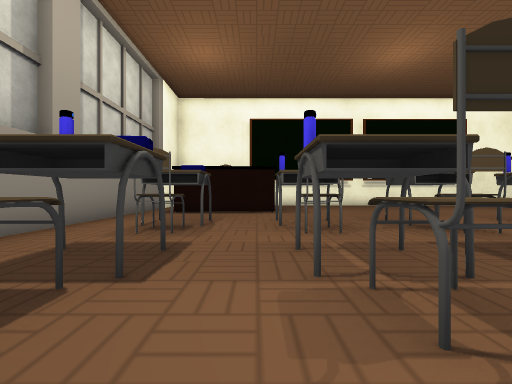
view 1 (above)

16 first-person views from a walk through a scene from a Unity 3-D project. The camera is 0.36 m above the floor, looks level and sees 90° across. The floor is counted in squares, 0.5 m on a side. Each view is taken from the middle of a square. On the plan, view 1 faces up. The plan holds only what a view shows up to about 9 squares ahead; the rest is blank. Some surface patterns are stand-ins.

view 2
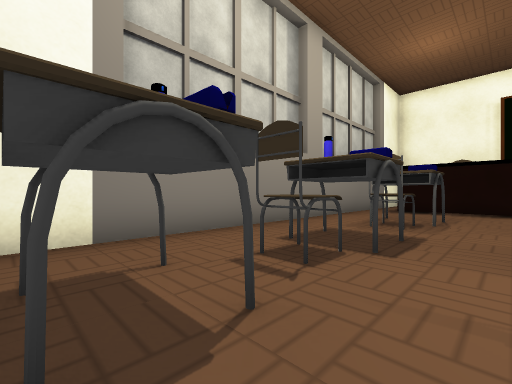

view 3
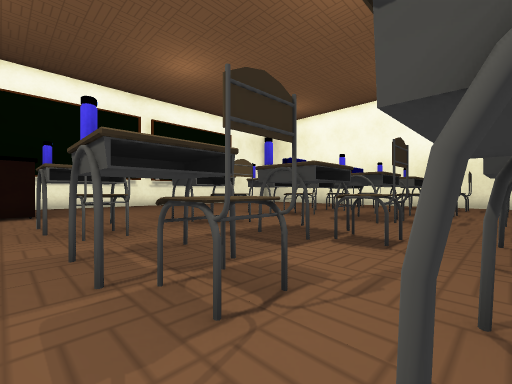

view 4
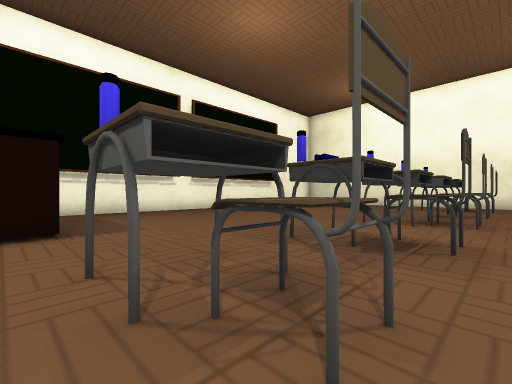

view 5
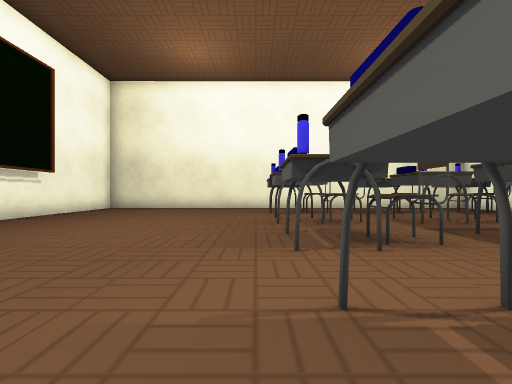

view 6
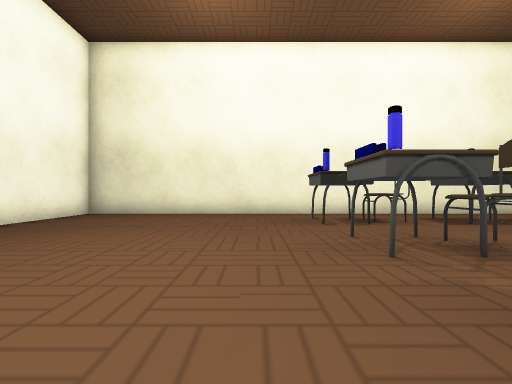

view 7
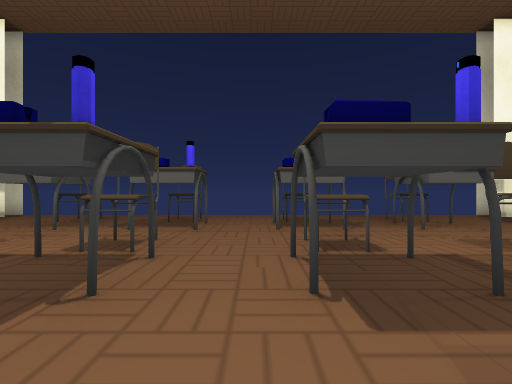

view 8
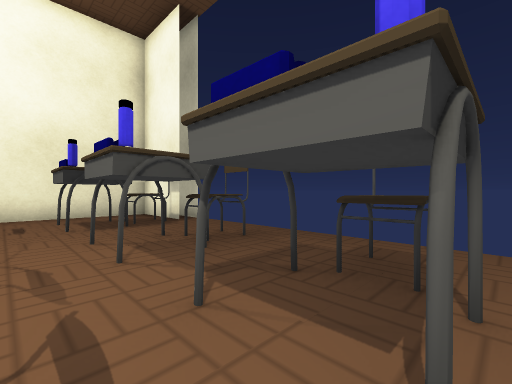

view 9
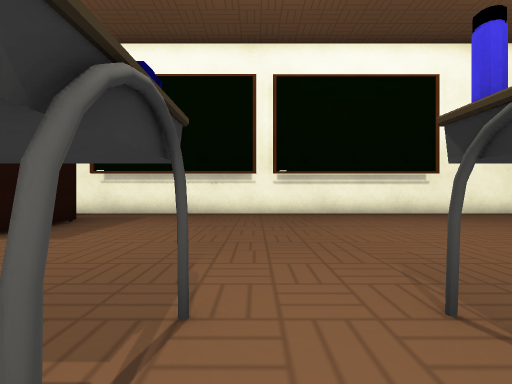

view 10
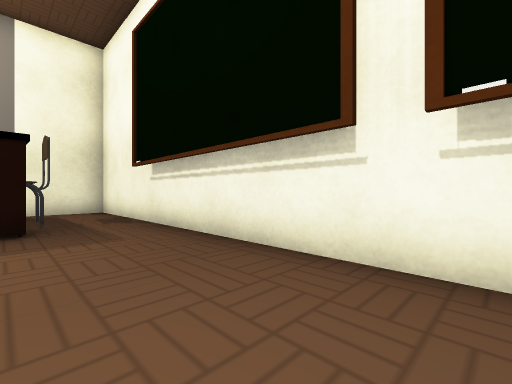

view 11
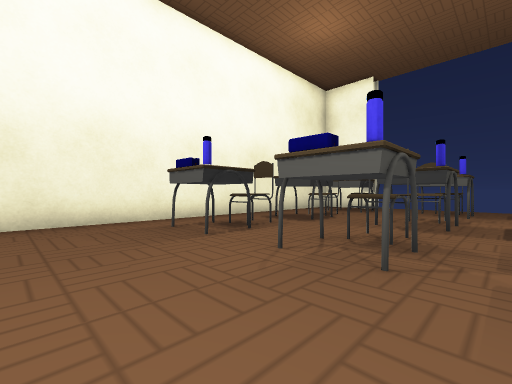

view 12
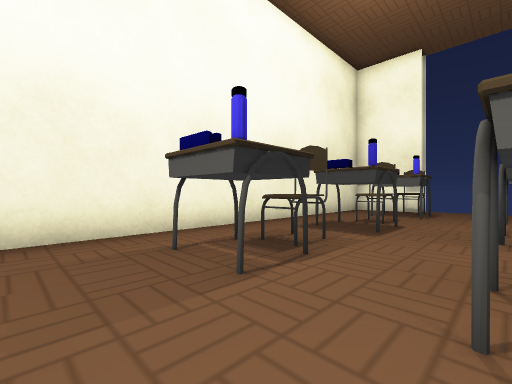

view 13
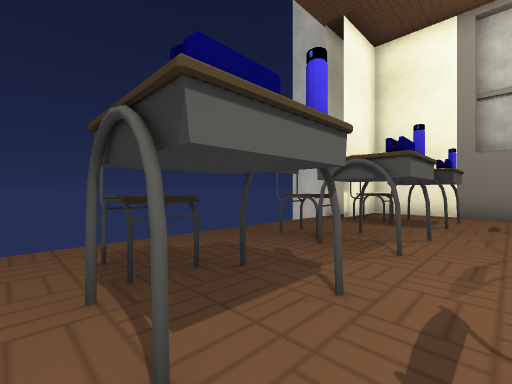

view 14
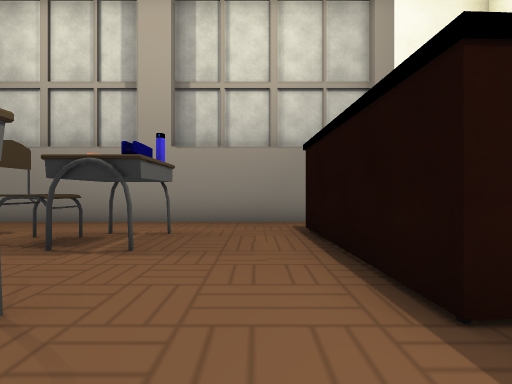

view 15
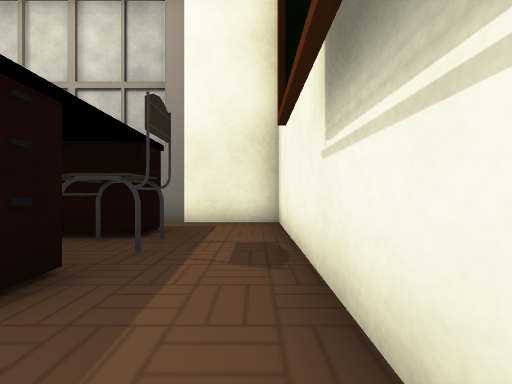

view 16
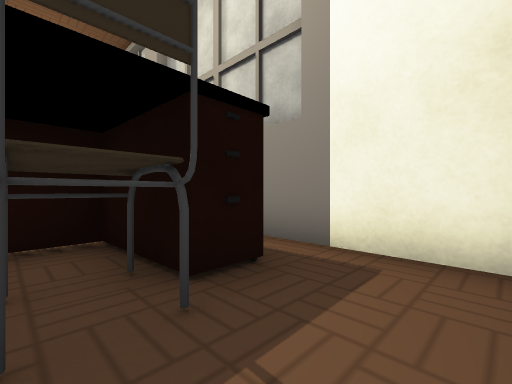

### Floor plan
Key: @ floor where view 1 was taken; # wall or solid block; x gap in a wall; . floor; T thing the floor can be seen under or through; C chair; O other object.
Columns run from 4 left of view 1 to 15 right of it. Each row starts with its distance up from view 1.
 14 ####################
 13 #..................#
 12 #..C...............#
 11 ###C#..............#
 10  ##.##.............#
  9 ######.............#
  8 #..................#
  7 #..................#
  6 #.O .  TO.. .  .  .#
  5 #.C#.CTTC..C.CC.CC.#
  4 #.x..TT T..x.x..x..#
  3 #.O .  T .#O.  .  .#
  2 #.C#.CTTC.#C.C#.C#.#
  1 #.C..CT C..C.CC.CC.#
  0 #.# @  T .#O.# .O .#
 -1 #.##.TTTT.##.##.##.#
 -2 ##C..C..C..C.CC.C###
 -3  ##             ##

Where each view was taken, in squares from view 1:
view 1: 0 up, 0 right, facing up
view 2: 1 down, 0 right, facing up-left
view 3: 0 up, 0 right, facing up-right
view 4: 4 up, 0 right, facing up-right
view 5: 7 up, 3 right, facing right
view 6: 8 up, 6 right, facing right
view 7: 5 up, 5 right, facing down
view 8: 1 up, 6 right, facing down-right
view 9: 5 up, 5 right, facing up
view 10: 11 up, 6 right, facing up-left
view 11: 9 up, 8 right, facing down-right
view 12: 8 up, 10 right, facing down-right
view 13: 1 up, 5 right, facing down-left
view 14: 8 up, 2 right, facing left
view 15: 13 up, 2 right, facing left
view 16: 13 up, 1 left, facing down-left
